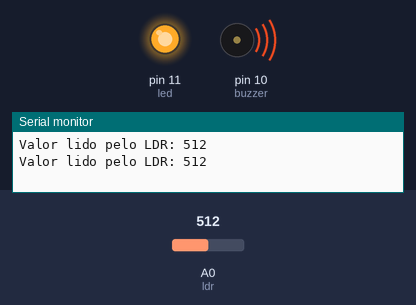
Bench run of a sketch on a simulated Arduino Uno, built with avr-gcc and run on an emulated ATmega328P. Parts: output pins drawn as LEDs (lit = HIGH), buzzer (waves = sounding), the last lines printed to the serial monitor. The test bench sets the inputs (shaded band); at power-on: A0 (ldr) = 512. Pins used as bus, display or sensor lines are not drawn.

Above: at 11.2 s.
11.3 s: A0 (ldr) set to 583
22.0 s: A0 (ldr) set to 615
At 32.3 s:
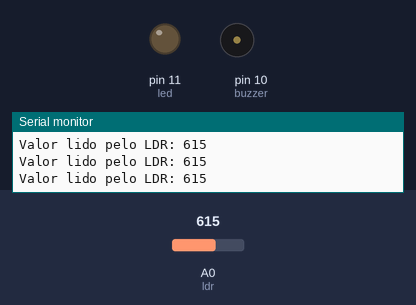
32.8 s: A0 (ldr) set to 590
At 38.1 s:
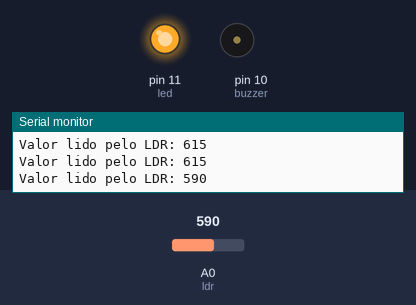
Timing chart, 0 to 45.0 s (numbered marks = the images above; inputs shaded):
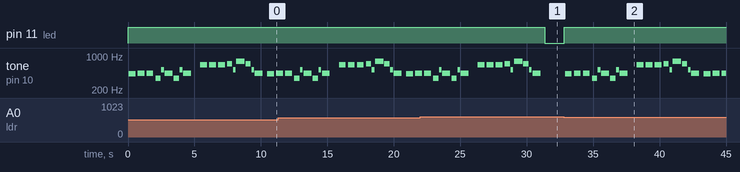

Measured:
- the behaviour switches between 599 and 600 on A0 (ldr) (found by bisection; images 0 and 1)
- after the input at 22.0 s, pin 11 (led): HIGH → LOW after 9.3 s; tone on pin 10 (buzzer): goes on until 31.0 s, then stays silent
- after the input at 32.8 s, pin 11 (led): LOW → HIGH after 0.05 s; tone on pin 10 (buzzer): plays 435 Hz for 0.52 s, 438 Hz for 0.52 s, 438 Hz for 0.52 s, 348 Hz for 0.40 s, 520 Hz for 0.20 s, 438 Hz for 0.60 s … (21 notes in this stretch), starting after 0.09 s
- by itself, tone on pin 10 (buzzer): plays 436 Hz for 0.52 s, 438 Hz for 0.52 s, 438 Hz for 0.52 s, 348 Hz for 0.40 s, 520 Hz for 0.20 s, 438 Hz for 0.60 s … (20 notes in this stretch)

The sketch:

light_detector_darh_vader_mode.ino
```cpp
//Developed by Vitor Augusto Tibério - Undergraduate at Electrical Engineering - University São Paulo (USP) - Brazil
//From this code, I used a part of project from Abhishek Ghosh
// Link from his Git: https://github.com/AbhishekGhosh/Arduino-Buzzer-Tone-Codes/blob/master/star-wars.ino
// I adapt his code for this apliccation
//=============================================================================================================================================================
// Varáveis de Controle da Lógica Eletrônica
int ldr = A0;
int valorldr = 0;
int led = 11;
int controle = 0;
int buzzer = 10;
//=============================================================================================================================================================
// Defining the melodies
#define  c3    7634
#define  d3    6803
#define  e3    6061
#define  f3    5714
#define  g3    5102
#define  a3    4545
#define  b3    4049
#define  c4    3816    // 261 Hz
#define  d4    3401    // 294 Hz
#define  e4    3030    // 329 Hz
#define  f4    2865    // 349 Hz
#define  g4    2551    // 392 Hz
#define  a4    2272    // 440 Hz
#define  a4s   2146
#define  b4    2028    // 493 Hz
#define  c5    1912    // 523 Hz
#define  d5    1706
#define  d5s   1608
#define  e5    1517    // 659 Hz
#define  f5    1433    // 698 Hz
#define  g5    1276
#define  a5    1136
#define  a5s   1073
#define  b5    1012
#define  c6    955
#define  R     0      // "Reset" note
// Melody 1: Star Wars Imperial March
int melody1[] = { a4, R,  a4, R,  a4, R,  f4, R, c5, R,  a4, R,  f4, R, c5, R, a4, R,  e5, R,  e5, R,  e5, R,  f5, R, c5, R,  g5, R,  f5, R,  c5, R, a4, R};
int beats1[]  = { 50, 20, 50, 20, 50, 20, 40, 5, 20, 5,  60, 10, 40, 5, 20, 5, 60, 80, 50, 20, 50, 20, 50, 20, 40, 5, 20, 5,  60, 10, 40, 5,  20, 5, 60, 40};
//=============================================================================================================================================================
// Melody 2: Star Wars Theme
int melody2[] = { f4,  f4, f4,  a4s,   f5,  d5s,  d5,  c5, a5s, f5, d5s,  d5,  c5, a5s, f5, d5s, d5, d5s, c5, R};
int beats2[]  = { 21,  21, 21,  128,  128,   21,  21,  21, 128, 64,  21,  21,  21, 128, 64,  21, 21,  21, 128, 40 };
//=============================================================================================================================================================
int MAX_COUNT = sizeof(melody1) / 2; // Melody length, for looping.
int MAX_COUNT_2 = sizeof(melody2) / 2; // Melody lenght for looping
long tempo = 10000; // Set overall tempo
int pause = 1000; // Set length of pause between notes
int rest_count = 50; // Loop variable to increase Rest length (BLETCHEROUS HACK; See NOTES)
int toneM = 0;
int beat = 0;
long duration  = 0;

void setup(){
  pinMode(ldr, INPUT);
  pinMode(led, OUTPUT);
  pinMode(buzzer, OUTPUT);
  Serial.begin(9600);

}
void playTone() {
  long elapsed_time = 0;
  if (toneM > 0) { // if this isn't a Rest beat, while the tone has
    //  played less long than 'duration', pulse speaker HIGH and LOW
    while (elapsed_time < duration) {

      digitalWrite(buzzer,HIGH);
      delayMicroseconds(toneM / 2);

      // DOWN
      digitalWrite(buzzer, LOW);
      delayMicroseconds(toneM / 2);

      // Keep track of how long we pulsed
      elapsed_time += (toneM);
    }
  }
  else { // Rest beat; loop times delay
    for (int j = 0; j < rest_count; j++) { // See NOTE on rest_count
      delayMicroseconds(duration);
    }
  }
}

void loop(){
  digitalWrite(led, LOW);
  valorldr= analogRead(ldr);
  Serial.print("Valor lido pelo LDR: ");
  Serial.println(valorldr);
  if (valorldr > 900) {
  digitalWrite(led, HIGH);
  for (int i=0; i<MAX_COUNT_2; i++) {
    toneM = melody2[i];
    beat = beats2[i];
    duration = beat * tempo; // Set up timing
    playTone(); // A pause between notes
    delayMicroseconds(pause);
    }
  valorldr = analogRead(ldr);
  }
  else if (valorldr < 600) {
  digitalWrite(led, HIGH);
  for (int i=0; i<MAX_COUNT; i++) {
    toneM = melody1[i];
    beat = beats1[i];
    duration = beat * tempo; // Set up timing
    playTone(); // A pause between notes
    delayMicroseconds(pause);
    }
  valorldr = analogRead(ldr);
  }
}
```
